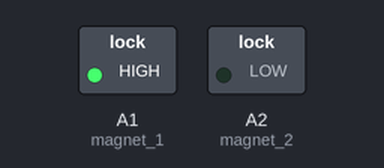
The sketch below on a simulated Arduino Uno, built with avr-gcc and run on an emulated ATmega328P. Parts: switched loads named in the sketch (green lamp = pin HIGH).

Above: at 0.1 s.
Timing chart, 0 to 1.6 s (numbered marks = the images above):
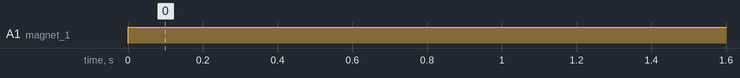

Measured:
- by itself, A1 (magnet_1): LOW → HIGH at 0.00 s

The sketch:

Magnet_test.ino
```cpp
int magnet_1 = A1;
int magnet_2 = A2;

void setup() {
   pinMode(magnet_1,OUTPUT);
   pinMode(magnet_2,OUTPUT);

}

void loop() {
   digitalWrite(magnet_1,HIGH);
   digitalWrite(magnet_2,LOW);

}
```
